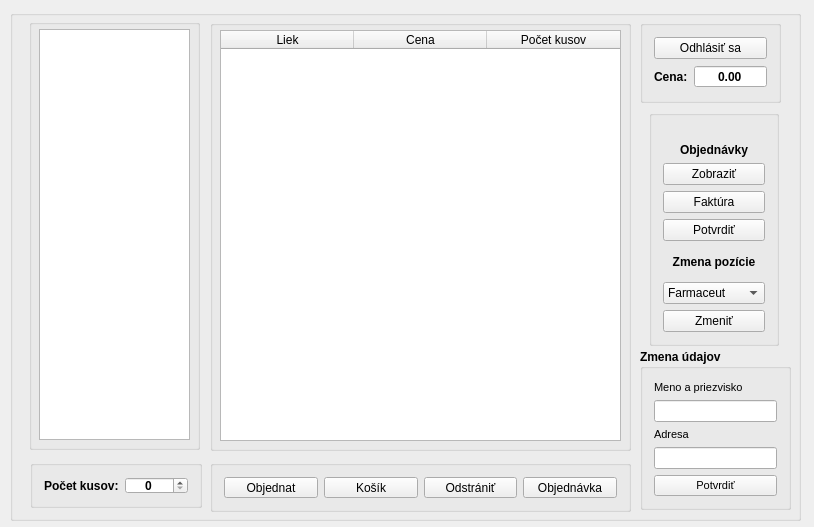
<?xml version="1.0" encoding="UTF-8"?>
<ui version="4.0">
 <class>Lekaren</class>
 <widget class="QWidget" name="Lekaren">
  <property name="geometry">
   <rect>
    <x>0</x>
    <y>0</y>
    <width>814</width>
    <height>527</height>
   </rect>
  </property>
  <property name="minimumSize">
   <size>
    <width>814</width>
    <height>527</height>
   </size>
  </property>
  <property name="maximumSize">
   <size>
    <width>814</width>
    <height>527</height>
   </size>
  </property>
  <property name="windowTitle">
   <string>Lekaren</string>
  </property>
  <widget class="QGroupBox" name="groupBoxCely">
   <property name="geometry">
    <rect>
     <x>10</x>
     <y>10</y>
     <width>791</width>
     <height>511</height>
    </rect>
   </property>
   <property name="title">
    <string/>
   </property>
   <widget class="QGroupBox" name="groupBoxObjednavka">
    <property name="geometry">
     <rect>
      <x>200</x>
      <y>10</y>
      <width>421</width>
      <height>431</height>
     </rect>
    </property>
    <property name="title">
     <string/>
    </property>
    <widget class="QTableWidget" name="tableWidgetObjednavka">
     <property name="geometry">
      <rect>
       <x>10</x>
       <y>10</y>
       <width>401</width>
       <height>411</height>
      </rect>
     </property>
     <property name="minimumSize">
      <size>
       <width>401</width>
       <height>411</height>
      </size>
     </property>
     <property name="gridStyle">
      <enum>Qt::SolidLine</enum>
     </property>
     <attribute name="horizontalHeaderMinimumSectionSize">
      <number>50</number>
     </attribute>
     <attribute name="horizontalHeaderDefaultSectionSize">
      <number>133</number>
     </attribute>
     <attribute name="verticalHeaderMinimumSectionSize">
      <number>27</number>
     </attribute>
     <attribute name="verticalHeaderDefaultSectionSize">
      <number>27</number>
     </attribute>
     <column>
      <property name="text">
       <string>Liek</string>
      </property>
     </column>
     <column>
      <property name="text">
       <string>Cena</string>
      </property>
     </column>
     <column>
      <property name="text">
       <string>Počet kusov</string>
      </property>
     </column>
    </widget>
   </widget>
   <widget class="QGroupBox" name="groupBoxProdukty">
    <property name="geometry">
     <rect>
      <x>19</x>
      <y>9</y>
      <width>171</width>
      <height>431</height>
     </rect>
    </property>
    <property name="title">
     <string/>
    </property>
    <widget class="QListWidget" name="listLieky">
     <property name="geometry">
      <rect>
       <x>10</x>
       <y>10</y>
       <width>151</width>
       <height>411</height>
      </rect>
     </property>
     <property name="minimumSize">
      <size>
       <width>151</width>
       <height>411</height>
      </size>
     </property>
     <property name="font">
      <font>
       <pointsize>10</pointsize>
       <weight>75</weight>
       <bold>true</bold>
      </font>
     </property>
    </widget>
   </widget>
   <widget class="QGroupBox" name="groupBoxKusy">
    <property name="geometry">
     <rect>
      <x>20</x>
      <y>450</y>
      <width>172</width>
      <height>48</height>
     </rect>
    </property>
    <property name="title">
     <string/>
    </property>
    <layout class="QHBoxLayout" name="horizontalLayout_2">
     <item>
      <widget class="QLabel" name="label">
       <property name="font">
        <font>
         <pointsize>9</pointsize>
         <weight>75</weight>
         <bold>true</bold>
        </font>
       </property>
       <property name="text">
        <string>Počet kusov:</string>
       </property>
      </widget>
     </item>
     <item>
      <widget class="QSpinBox" name="spinBoxKusy">
       <property name="font">
        <font>
         <pointsize>9</pointsize>
         <weight>75</weight>
         <bold>true</bold>
        </font>
       </property>
       <property name="alignment">
        <set>Qt::AlignCenter</set>
       </property>
       <property name="buttonSymbols">
        <enum>QAbstractSpinBox::UpDownArrows</enum>
       </property>
      </widget>
     </item>
    </layout>
   </widget>
   <widget class="QGroupBox" name="groupBoxZamestnanec">
    <property name="geometry">
     <rect>
      <x>639</x>
      <y>100</y>
      <width>130</width>
      <height>236</height>
     </rect>
    </property>
    <property name="title">
     <string/>
    </property>
    <layout class="QVBoxLayout" name="verticalLayout">
     <item>
      <widget class="QLabel" name="label_4">
       <property name="font">
        <font>
         <pointsize>9</pointsize>
         <weight>75</weight>
         <bold>true</bold>
        </font>
       </property>
       <property name="text">
        <string>Objednávky</string>
       </property>
       <property name="scaledContents">
        <bool>false</bool>
       </property>
       <property name="alignment">
        <set>Qt::AlignBottom|Qt::AlignHCenter</set>
       </property>
      </widget>
     </item>
     <item>
      <widget class="QPushButton" name="pushZobrazit">
       <property name="text">
        <string>Zobraziť</string>
       </property>
      </widget>
     </item>
     <item>
      <widget class="QPushButton" name="pushFaktura">
       <property name="text">
        <string>Faktúra</string>
       </property>
      </widget>
     </item>
     <item>
      <widget class="QPushButton" name="pushPotvrdit">
       <property name="text">
        <string>Potvrdiť</string>
       </property>
      </widget>
     </item>
     <item>
      <widget class="QLabel" name="label_3">
       <property name="font">
        <font>
         <pointsize>9</pointsize>
         <weight>75</weight>
         <bold>true</bold>
        </font>
       </property>
       <property name="text">
        <string>Zmena pozície</string>
       </property>
       <property name="alignment">
        <set>Qt::AlignCenter</set>
       </property>
      </widget>
     </item>
     <item>
      <widget class="QComboBox" name="comboStaff">
       <item>
        <property name="text">
         <string>Farmaceut</string>
        </property>
       </item>
       <item>
        <property name="text">
         <string>Laborant</string>
        </property>
       </item>
       <item>
        <property name="text">
         <string>Sanitar</string>
        </property>
       </item>
      </widget>
     </item>
     <item>
      <widget class="QPushButton" name="pushZmenit">
       <property name="text">
        <string>Zmeniť</string>
       </property>
      </widget>
     </item>
    </layout>
   </widget>
   <widget class="QGroupBox" name="groupBoxKusy_2">
    <property name="geometry">
     <rect>
      <x>630</x>
      <y>10</y>
      <width>141</width>
      <height>83</height>
     </rect>
    </property>
    <property name="title">
     <string/>
    </property>
    <layout class="QFormLayout" name="formLayout">
     <item row="0" column="0" colspan="2">
      <widget class="QPushButton" name="pushOdhlasenie">
       <property name="text">
        <string>Odhlásiť sa</string>
       </property>
      </widget>
     </item>
     <item row="1" column="0">
      <widget class="QLabel" name="label_2">
       <property name="font">
        <font>
         <pointsize>9</pointsize>
         <weight>75</weight>
         <bold>true</bold>
        </font>
       </property>
       <property name="text">
        <string>Cena:</string>
       </property>
      </widget>
     </item>
     <item row="1" column="1">
      <widget class="QDoubleSpinBox" name="doubleSpinBoxCena">
       <property name="font">
        <font>
         <pointsize>9</pointsize>
         <weight>75</weight>
         <bold>true</bold>
        </font>
       </property>
       <property name="alignment">
        <set>Qt::AlignCenter</set>
       </property>
       <property name="readOnly">
        <bool>true</bool>
       </property>
       <property name="buttonSymbols">
        <enum>QAbstractSpinBox::NoButtons</enum>
       </property>
       <property name="maximum">
        <double>1000.000000000000000</double>
       </property>
      </widget>
     </item>
    </layout>
   </widget>
   <widget class="QGroupBox" name="groupBox">
    <property name="geometry">
     <rect>
      <x>200</x>
      <y>450</y>
      <width>421</width>
      <height>52</height>
     </rect>
    </property>
    <property name="title">
     <string/>
    </property>
    <layout class="QHBoxLayout" name="horizontalLayout">
     <item>
      <widget class="QPushButton" name="pushObjednat">
       <property name="text">
        <string>Objednat</string>
       </property>
      </widget>
     </item>
     <item>
      <widget class="QPushButton" name="pushKosik">
       <property name="text">
        <string>Košík</string>
       </property>
      </widget>
     </item>
     <item>
      <widget class="QPushButton" name="pushOdstranit">
       <property name="text">
        <string>Odstrániť</string>
       </property>
      </widget>
     </item>
     <item>
      <widget class="QPushButton" name="pushObjednavka">
       <property name="text">
        <string>Objednávka</string>
       </property>
      </widget>
     </item>
    </layout>
   </widget>
   <widget class="QGroupBox" name="groupBox_2">
    <property name="geometry">
     <rect>
      <x>630</x>
      <y>339</y>
      <width>151</width>
      <height>161</height>
     </rect>
    </property>
    <property name="font">
     <font>
      <pointsize>9</pointsize>
      <weight>75</weight>
      <bold>true</bold>
     </font>
    </property>
    <property name="title">
     <string>Zmena údajov</string>
    </property>
    <layout class="QVBoxLayout" name="verticalLayout_2">
     <item>
      <widget class="QLabel" name="label_6">
       <property name="font">
        <font>
         <pointsize>8</pointsize>
         <weight>50</weight>
         <bold>false</bold>
        </font>
       </property>
       <property name="text">
        <string>Meno a priezvisko</string>
       </property>
      </widget>
     </item>
     <item>
      <widget class="QLineEdit" name="lineName">
       <property name="font">
        <font>
         <pointsize>8</pointsize>
         <weight>50</weight>
         <bold>false</bold>
        </font>
       </property>
       <property name="text">
        <string/>
       </property>
      </widget>
     </item>
     <item>
      <widget class="QLabel" name="label_7">
       <property name="font">
        <font>
         <pointsize>8</pointsize>
         <weight>50</weight>
         <bold>false</bold>
        </font>
       </property>
       <property name="text">
        <string>Adresa</string>
       </property>
      </widget>
     </item>
     <item>
      <widget class="QLineEdit" name="lineAdress">
       <property name="font">
        <font>
         <pointsize>8</pointsize>
         <weight>50</weight>
         <bold>false</bold>
        </font>
       </property>
       <property name="text">
        <string/>
       </property>
      </widget>
     </item>
     <item>
      <widget class="QPushButton" name="pushZmena">
       <property name="font">
        <font>
         <pointsize>8</pointsize>
         <weight>50</weight>
         <bold>false</bold>
        </font>
       </property>
       <property name="text">
        <string>Potvrdiť</string>
       </property>
      </widget>
     </item>
    </layout>
   </widget>
  </widget>
 </widget>
 <layoutdefault spacing="6" margin="11"/>
 <resources/>
 <connections/>
</ui>
